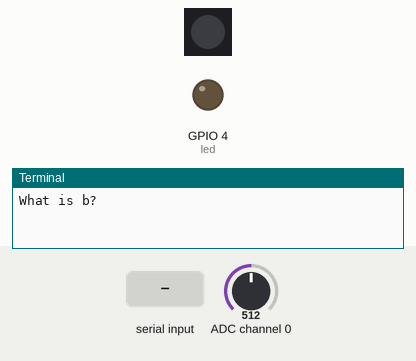
Recording of a program running on a simulated Raspberry Pi (BCM pin numbers). Parts: 1 RGB LEDs in strip order, left to right, output pins drawn as LEDs (lit = HIGH), the last lines printed to the terminal. The test bench sets the inputs (shaded band); at power-on: ADC channel 0 = 512 (analog values on the 0–1023 scale). Dim RGB values are drawn brighter than linear.

Above: at 1.2 s.
1.3 s: "5" typed at the terminal, then Enter
2.8 s: "90" typed at the terminal, then Enter
4.3 s: "200" typed at the terminal, then Enter
At 5.5 s:
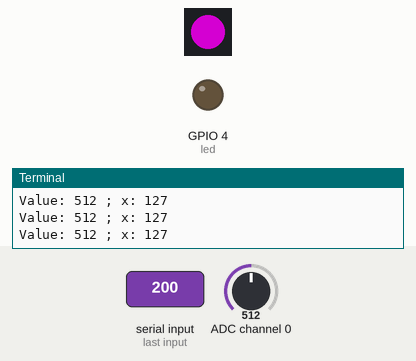
5.8 s: ADC channel 0 set to 673
At 6.8 s:
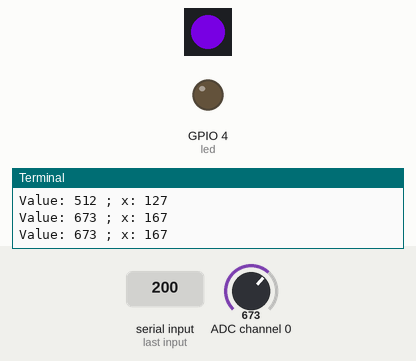
7.3 s: ADC channel 0 set to 697
At 8.0 s:
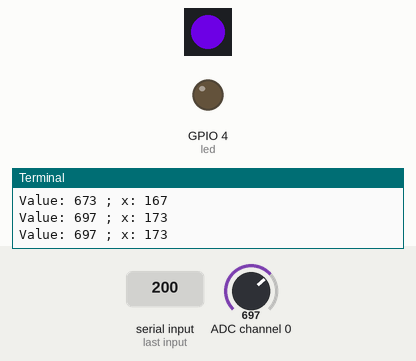
8.8 s: ADC channel 0 set to 306
At 9.2 s:
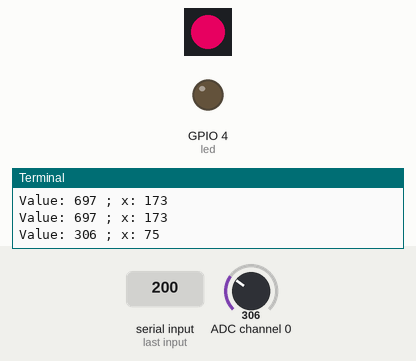
Timing chart, 0 to 11.3 s (numbered marks = the images above; inputs shaded):
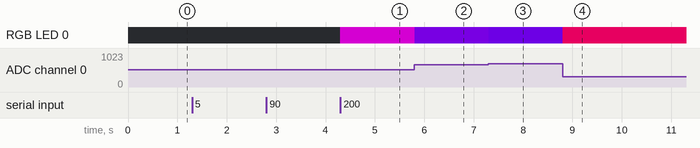

The program:

testLed.py
```python
import RPi.GPIO as GPIO
import spidev
from time import sleep
from neopixel import *
import argparse

# LED strip configuration:
LED_COUNT      = 1      # Number of LED pixels.
LED_PIN        = 12      # GPIO pin connected to the pixels (18 uses PWM!).
#LED_PIN        = 10      # GPIO pin connected to the pixels (10 uses SPI /dev/spidev0.0).
LED_FREQ_HZ    = 800000  # LED signal frequency in hertz (usually 800khz)
LED_DMA        = 10      # DMA channel to use for generating signal (try 10)
LED_BRIGHTNESS = 255     # Set to 0 for darkest and 255 for brightest
LED_INVERT     = False   # True to invert the signal (when using NPN transistor level shift)
LED_CHANNEL    = 0       # set to '1' for GPIOs 13, 19, 41, 45 or 53

# Initialisiere Potentiometer auf Analogen-PIN 0 und LED auf Digitalen PIN 4
temp = 0
led = 4

spi = spidev.SpiDev()
spi.open(0,0)
GPIO.setwarnings(False)
GPIO.setmode(GPIO.BCM)
GPIO.setup(led, GPIO.OUT)

def readadc(adcnum):
    # SPI-Daten auslesen
    r = spi.xfer2([1,8+adcnum <<4,0])
    adcout = ((r[1] &3) <<8)+r[2]
    return adcout

def changeLedColor(strip, color):
    strip.setPixelColor(0, color)
    strip.show()

def util_map(value, from_min, from_max, to_min, to_max):
        from_range = from_max - from_min
        to_range = to_max - to_min

        proportion = from_range*1.0 / to_range*1.0

        final = (value / proportion) - to_min
        return int(final)

if __name__ == '__main__':

    strip = Adafruit_NeoPixel(LED_COUNT, LED_PIN, LED_FREQ_HZ, LED_DMA, LED_INVERT, LED_BRIGHTNESS, LED_CHANNEL)
    strip.begin()


    b = int(input("What is b? "))
    g = int(input("What is g? "))
    r = int(input("What is r? "))

    changeLedColor(strip, Color(b, g, r))


    while True:
        value = readadc(temp)
        x = util_map(value, 0, 1023, 0, 254)
        color = Color(255-x, 0, x)


        print("Value: " + str(value) + " ; x: " + str(x))

        #strip.setBrightness(brightness)
        changeLedColor(strip, color)

        sleep(0.5)
```

Measured:
- after the input at 4.3 s, RGB LED 0: off → RGB(128, 0, 127) at once
- after the input at 5.8 s, RGB LED 0: RGB(128, 0, 127) → RGB(88, 0, 167) at once
- after the input at 7.3 s, RGB LED 0: RGB(88, 0, 167) → RGB(82, 0, 173) at once
- after the input at 8.8 s, RGB LED 0: RGB(82, 0, 173) → RGB(180, 0, 75) at once
